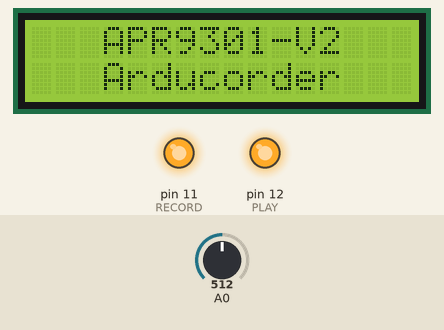
Recording of a sketch running on a simulated Arduino Uno, built with avr-gcc and run on an emulated ATmega328P. On the bench: 16×2 character LCD, output pins drawn as LEDs (lit = HIGH). Inputs (shaded band) come from the test bench; at power-on: A0 = 512. Pins used as bus, display or sensor lines are not drawn.

Above: at 0.1 s.
At 3.2 s:
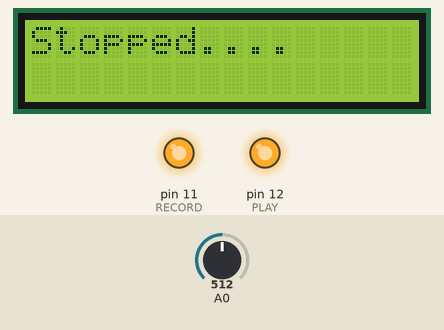
3.3 s: A0 set to 472
4.8 s: A0 set to 448
At 5.3 s:
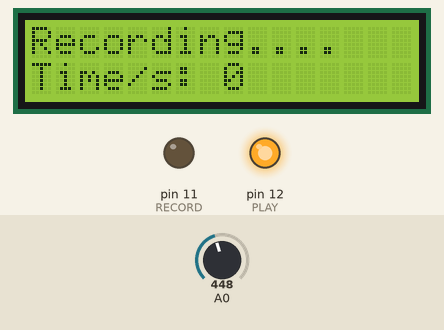
Timing chart, 0 to 7.8 s (numbered marks = the images above; inputs shaded):
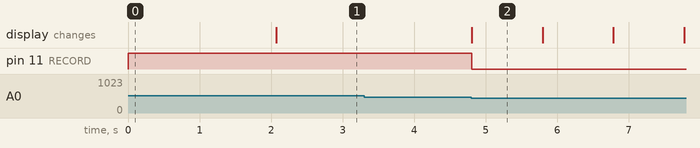

The sketch:

APR9301_Voice_Recoder.ino
```cpp
#include <LiquidCrystal.h>


#define CE              13
#define PLAY            12
#define RECORD          11

#define maxTime         20

#define PL               1
#define REC              2
#define NONE             3
#define STOP             4


LiquidCrystal lcd(8, 9, 4, 5, 6, 7);

unsigned char s = 0;
unsigned char t = 0;
unsigned char time = 0;


unsigned char readSwitches()
{
    unsigned int sValue = 0;

    sValue = analogRead(A0);

    if((sValue < 40) && (sValue >= 0))
    {
        return PL;
    }
    else if((sValue >= 330) && (sValue <= 460))
    {
        return REC;
    }
    else if((sValue >= 540) && (sValue <= 660))
    {
        return STOP;
    }
    else
    {
        return NONE;
    }
}


void setup()
{
    for(s = 11; s <= 13; s += 1)
    {
         pinMode(s, OUTPUT);
         digitalWrite(s, HIGH);
    }

    lcd.begin(16, 2);
    lcd.clear();

    lcd.setCursor(3, 0);
    lcd.print("APR9301-V2");
    lcd.setCursor(3, 1);
    lcd.print("Arducorder");

    delay(2000);
    lcd.clear();
}


void loop()
{
    s = readSwitches();

    if((s == STOP) || (s == NONE))
    {
        digitalWrite(CE, HIGH);
        digitalWrite(PLAY, HIGH);
        digitalWrite(RECORD, HIGH);
        lcd.setCursor(0, 0);
        lcd.print("Stopped....");
    }

    if(s == REC)
    {
        t = 0;
        lcd.clear();
        digitalWrite(CE, LOW);
        digitalWrite(PLAY, HIGH);
        digitalWrite(RECORD, LOW);
        lcd.setCursor(0, 0);
        lcd.print("Recording....");
        lcd.setCursor(0, 1);
        lcd.print("Time/s:");

        while((readSwitches() != STOP) && (t <= maxTime))
        {
            lcd.setCursor(8, 1);
            lcd.print(t);
            t += 1;
            delay(990);
        }
        lcd.clear();
    }


    if((s == PL) && (t > 0))
    {
        lcd.clear();
        digitalWrite(CE, LOW);
        digitalWrite(PLAY, LOW);
        digitalWrite(RECORD, HIGH);
        lcd.setCursor(0, 0);
        lcd.print("Playing....");
        lcd.setCursor(0, 1);
        lcd.print("Time/s:");

        while((readSwitches() != STOP) && (time < t))
        {
            lcd.setCursor(8, 1);
            lcd.print(time);
            time += 1;
            delay(990);
        }
        lcd.clear();
        time = 0;
    }
}
```

Measured:
- the behaviour switches between 461 and 460 on A0 (found by bisection; images 1 and 2)
- after the input at 3.3 s, every drawn part: stays the same
- after the input at 4.8 s, pin 11 (RECORD): HIGH → LOW at once; the display: changes at once (image 2)
- what the display in image 2 shows lasts 1.0 s, from 4.8 s to 5.8 s
